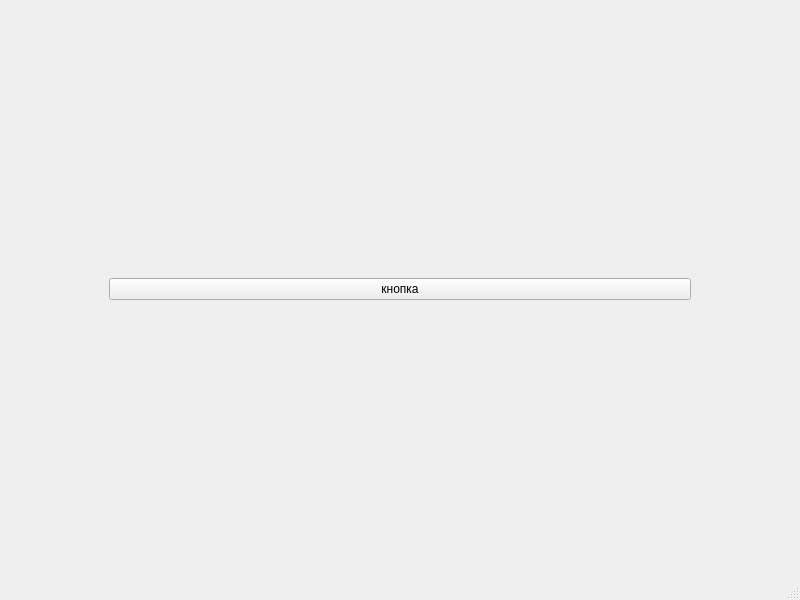
<?xml version="1.0" encoding="UTF-8"?>
<ui version="4.0">
 <class>MainWindow</class>
 <widget class="QMainWindow" name="MainWindow">
  <property name="geometry">
   <rect>
    <x>0</x>
    <y>0</y>
    <width>800</width>
    <height>600</height>
   </rect>
  </property>
  <property name="windowTitle">
   <string>MainWindow</string>
  </property>
  <widget class="QWidget" name="centralwidget">
   <layout class="QGridLayout" name="gridLayout_2">
    <item row="0" column="0">
     <layout class="QGridLayout" name="gridLayout">
      <property name="leftMargin">
       <number>100</number>
      </property>
      <property name="rightMargin">
       <number>100</number>
      </property>
      <item row="0" column="0">
       <widget class="QPushButton" name="pushButton">
        <property name="text">
         <string>кнопка</string>
        </property>
       </widget>
      </item>
     </layout>
    </item>
   </layout>
  </widget>
  <widget class="QMenuBar" name="menubar">
   <property name="geometry">
    <rect>
     <x>0</x>
     <y>0</y>
     <width>800</width>
     <height>19</height>
    </rect>
   </property>
  </widget>
  <widget class="QStatusBar" name="statusbar"/>
 </widget>
 <resources/>
 <connections/>
</ui>
